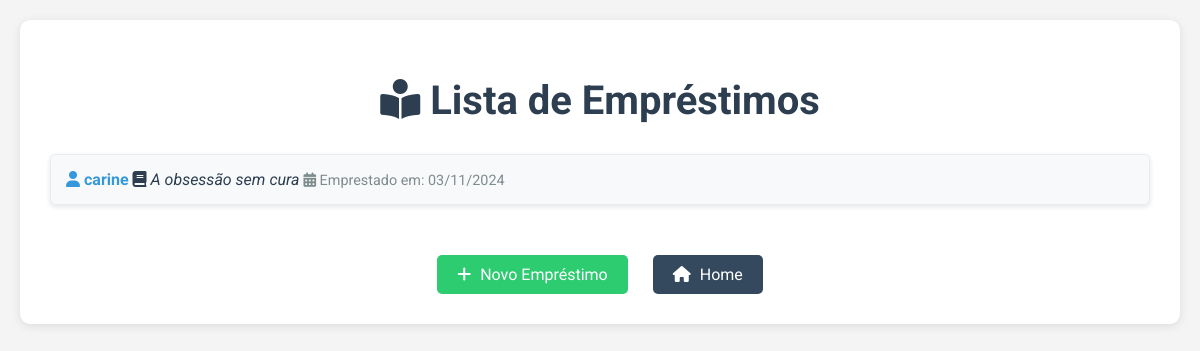
Page /emprestimos/ on the committed database.
### livros/models.py (models this page shows, shortened)
class Emprestimo(models.Model):
    livro = models.ForeignKey(Livro, on_delete=models.CASCADE)
    usuario = models.ForeignKey(Usuario, on_delete=models.CASCADE)
    data_emprestimo = models.DateField(auto_now_add=True)
    data_prevista_devolucao = models.DateField(null=False, blank=False)
    data_devolucao = models.DateField(null=True, blank=True)
    renovacoes = models.IntegerField(default=0)

class Usuario(models.Model):
    nome = models.CharField(max_length=100, null=False, blank=False)
    tipo = models.CharField(max_length=50, choices=[('membro', 'Membro')], default='membro')

class Livro(models.Model):
    titulo = models.CharField(max_length=200, null=False, blank=False)
    autor = models.CharField(max_length=100, null=False, blank=False)
    disponivel = models.BooleanField(default=True)

### livros/views.py (the view, shortened to what this page needs)
# urls.py: path('emprestimos/', EmprestimoListView.as_view(), name='emprestimo_list'),
class EmprestimoListView(ListView):
    model = Emprestimo
    template_name = 'livros/emprestimo_list.html'

### livros/templates/livros/emprestimo_list.html (shortened to what this page needs)
<!DOCTYPE html>
<html lang="pt-BR">
<head>
    {% load static %}
    <link rel="stylesheet" type="text/css" href="{% static 'style4.css' %}">
    <link rel="stylesheet" href="https://cdnjs.cloudflare.com/ajax/libs/font-awesome/6.0.0/css/all.min.css">
</head>
<body>
    <div class="container">
        <h1><i class="fas fa-book-reader"></i> Lista de Empréstimos</h1>
        {% if object_list %}
            <ul class="emprestimo-list">
                {% for emprestimo in object_list %}
                    <li class="emprestimo-item">
                        <div class="emprestimo-info">
                            <span class="emprestimo-usuario"><i class="fas fa-user"></i> {{ emprestimo.usuario.nome }}</span>
                            <span class="emprestimo-livro"><i class="fas fa-book"></i> {{ emprestimo.livro.titulo }}</span>
                            <span class="emprestimo-data"><i class="fas fa-calendar-alt"></i> Emprestado em: {{ emprestimo.data_emprestimo|date:"d/m/Y" }}</span>
                        </div>
                    </li>
                {% endfor %}
            </ul>
        {% else %}
            <div class="empty-state">
                <i class="fas fa-book-open" style="font-size: 3rem; margin-bottom: 20px;"></i>
                <p>Nenhum empréstimo registrado ainda.</p>
            </div>
        {% endif %}
        <div class="bottom-actions">
            <a href="{% url 'emprestimo_create' %}" class="btn btn-new">
                <i class="fas fa-plus"></i> Novo Empréstimo
            </a>
            <a href="{% url 'index' %}" class="btn btn-home">
                <i class="fas fa-home"></i> Home
            </a>
        </div>
    </div>
</body>
</html>

### assets/style4.css (style rules this page uses)
body { font-family: Arial, sans-serif; background-color: #f4f4f4; color: #333; padding: 20px; }
h1 { color: #e63946; }
ul { list-style-type: none; padding: 0; }
li { margin: 10px 0; background: #fff; padding: 10px; border-radius: 5px; box-shadow: 0 2px 5px rgba(0, 0, 0, 0.1); }
a { color: #457b9d; }

### livros/templates/livros/emprestimo_list.html (style rules this page uses)
body { font-family: 'Roboto', sans-serif; background-color: #f4f4f4; margin: 0; padding: 20px; color: #333; }
.container { max-width: 1200px; margin: 0 auto; background-color: #fff; padding: 30px; border-radius: 10px; box-shadow: 0 2px 10px rgba(0,0,0,0.1); }
h1 { color: #2c3e50; text-align: center; margin-bottom: 30px; font-size: 2.5rem; }
.emprestimo-list { list-style-type: none; padding: 0; }
.emprestimo-item { background-color: #f8f9fa; border: 1px solid #e9ecef; border-radius: 5px; margin-bottom: 15px; padding: 15px; display: flex; justify-content: space-between; align-items: center; transition: box-shadow 0.3s ease; }
.emprestimo-info { flex-grow: 1; }
.emprestimo-usuario { font-weight: bold; color: #3498db; }
.emprestimo-livro { font-style: italic; color: #2c3e50; }
.emprestimo-data { font-size: 0.9em; color: #7f8c8d; }
.btn { padding: 8px 15px; border: none; border-radius: 5px; cursor: pointer; font-size: 0.9rem; text-decoration: none; transition: background-color 0.3s ease; display: inline-flex; align-items: center; }
.btn i { margin-right: 5px; }
.btn-new { background-color: #2ecc71; color: white; padding: 10px 20px; font-size: 1rem; margin-top: 20px; display: inline-block; }
.btn-home { background-color: #34495e; color: white; padding: 10px 20px; font-size: 1rem; margin-top: 20px; margin-left: 10px; display: inline-block; }
.bottom-actions { margin-top: 30px; display: flex; justify-content: center; gap: 15px; }

### rows in the picture
Emprestimo: usuario.nome "carine", livro.titulo "A obsessão sem cura", data_emprestimo "03/11/2024"
